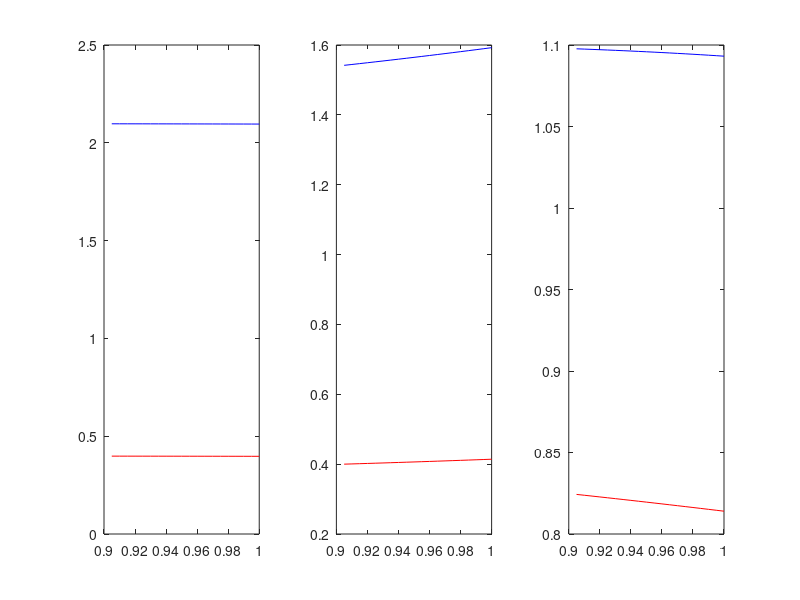

The MATLAB source for this figure:
clear all

u=2;
l=1;
c0=1.5;

q=0.99;
c=1.5;
h=0.5;

xpeak = - l + sqrt(2*l*(u+l));


%% q with Uni and log-linear

for i=1:20
    
    q = q + 0.005;

SS = @(v)[v(2)-((u-l)*c0-q*(c-h)*(v(1)-l))/(u-v(1));
    v(2)*(1-(1-log(v(2)))*(1+2*v(1)*(u-v(1))/(v(1)^2-l^2)))-q*(c-h)];
        
%{
SS = @(v)[p-((u-l)*c0-q*(c-h)*(x-l))/(u-x);
    p*(1-(1-log(p))*(1+2*x*(u-x)/(x^2-l^2))) - q*(c-h)];
%}

v0 = [1.5;0.7];
options = optimset('MaxFunEvals',3e10, 'TolFun',3e-10); % options = optimset('Display','iter','MaxFunEvals',3e3);
[v, fval] = fsolve(SS,v0,options);

x(i) = v(1);
p(i) = v(2);

mu(i) = p(i)/c0-1;
y(i) = x(i)*(1-log(p(i)));

R(i) = -(1/(u-l))*(x(i)^2 - 2*u*x(i) + l^2)/(x(i)+l);
Tx(i) = 0.5*(1+l/x(i));

end

i=1:1:20;

figure(1);clf;hold on;
subplot(1,3,1)
plot(0.9+0.005*i,p(i),'-b',0.9+0.005*i,mu(i),'-r')
subplot(1,3,2)
plot(0.9+0.005*i,x(i),'-b',0.9+0.005*i,y(i),'-r')
subplot(1,3,3)
plot(0.9+0.005*i,R(i),'-b',0.9+0.005*i,Tx(i),'-r')

%{
With Uni and Linear

u=2;
l=1;
c0=0.5;

q=0.9;
c=0.5;
h=0.1;

xpeak = - l + sqrt(2*l*(u+l));

% q with Uni and Linear

for i=1:20
    
    q = q + 0.005;

SS = @(v)[v(2)-((u-l)*c0-q*(c-h)*(v(1)-l))/(u-v(1));
    v(2)-1+(v(1)^2-l^2)*(1-q*(c-h))/(2*v(1)*u-2*l^2)];

v0 = [1.5;0.7];
options = optimset('MaxFunEvals',3e10, 'TolFun',3e-10); % options = optimset('Display','iter','MaxFunEvals',3e3);
[v, fval] = fsolve(SS,v0,options);

x(i) = v(1);
p(i) = v(2);

mu(i) = p(i)/c0-1;
y(i) = x(i)*(1-p(i));

R(i) = -(1/(u-l))*(x(i)^2 - 2*u*x(i) + l^2)/(x(i)+l);
Tx(i) = 0.5*(1+l/x(i));

end

i=1:1:20;

figure(1);clf;hold on;
subplot(1,3,1)
plot(0.9+0.005*i,p(i),'-b',0.9+0.005*i,mu(i),'-r')
subplot(1,3,2)
plot(0.9+0.005*i,x(i),'-b',0.9+0.005*i,y(i),'-r')
subplot(1,3,3)
plot(0.9+0.005*i,R(i),'-b',0.9+0.005*i,Tx(i),'-r')
%}
